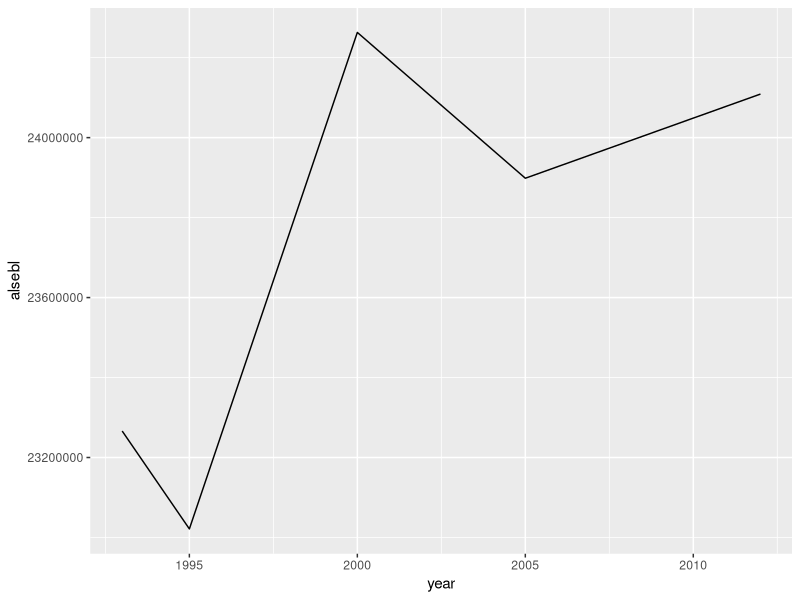
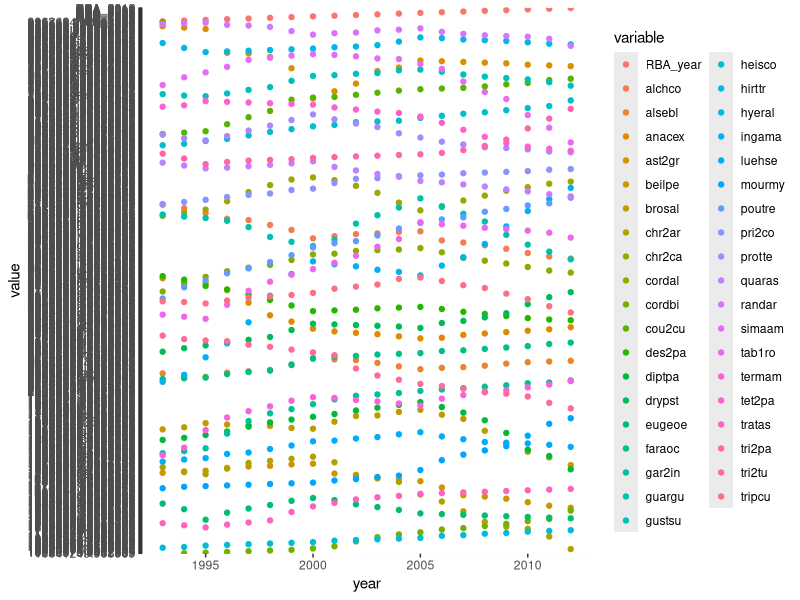

R code for these plots, in order: (Note: this script raises an error after producing the figures.)
## ---- chunk 1
knitr::opts_chunk$set(echo = TRUE)
## ---- chunk 2
library(tidyverse)
library(readr)
library(skimr)
## ---- chunk 3
Dataset1_BCIseedproduction <- read_csv("Dataset1_BCIseedproduction.csv")
View(Dataset1_BCIseedproduction)
skim(Dataset1_BCIseedproduction)
## ---- chunk 4
RBA <- Dataset1_BCIseedproduction %>%
                    mutate(sp = species) %>%
                    mutate(RBA_units_m2 = RBA_2012/1000000) %>%
                    select(sp, RBA_2012, RBA_units_m2)
head(RBA)

## ---- chunk 5
RBA_change_by_sp_test <- Dataset1_BCIseedproduction %>%
                          select(species, RBA_1993:RBA_2012)
head(RBA_change_by_sp_test)
#cool that limited df to just RBA_year values

RBA_change_by_year_df <- RBA_change_by_sp_test %>%
   column_to_rownames(var = "species") %>%
   t() %>%
   data.frame() %>%
   rownames_to_column(var = "RBA_year") %>%
   mutate(year = 1993:2012)

head(RBA_change_by_year_df)
skim(RBA_change_by_year_df)
## ---- chunk 6
ggplot(data = RBA_change_by_year_df, aes(x = year, y = alsebl)) + geom_line()
## ---- chunk 7
library("reshape2")
library("ggplot2")

test_data_long <- melt(RBA_change_by_year_df, id = "year")  # convert to long format

ggplot(data = test_data_long,
       aes(x = year, y = value, colour = variable)) +
       geom_point()
#oh wow. no time to play with this right now.
## ---- chunk 8
Dataset1_BCIseedproduction <- read_csv("Dataset1_BCIseedproduction.csv")
#view(Dataset1_BCIseedproduction)
RBA <- Dataset1_BCIseedproduction %>%
                    mutate(sp = species) %>%
                    mutate(RBA_units_m2 = RBA_2012/1000000) %>%
                    select(sp, RBA_2012, RBA_units_m2)
head(RBA)

sp_missing_RBA <- species_list_26 %>%
    left_join(RBA, by = "sp") %>%
    select(sp, e_vs_l, dpft, pft, RBA_2012)

skim(sp_missing_RBA)

sp_missing_RBA %>%
  group_by(e_vs_l) %>%
  count(RBA_2012 == "NA")

sp_missing_RBA %>%
  group_by(dpft) %>%
  count(RBA_2012 == "NA")

sp_missing_RBA %>%
  group_by(pft) %>%
  count(RBA_2012 == "NA")
## ---- chunk 9
#units - m2? year?

#YES, units are m2 , in 1 year
repro_basal_area <- read_csv("repro_basal_area_df.csv") %>%
                    select(sp, r_ba)
head(repro_basal_area)


#this is from 2010, units are in m2?
basal_area <- read_csv("basal_area_2010.csv") %>%
              select(sp, ba)
head(basal_area)
skim(basal_area)

ba_rba <- repro_basal_area %>%
          left_join(basal_area, by = "sp")
head(ba_rba)
skim(ba_rba)
## ---- chunk 10
sp_list_w_ba <- species_list_26 %>%
                left_join(ba_rba, by = "sp") 
sp_list_w_ba %>%
   is.na()
#no missing values
